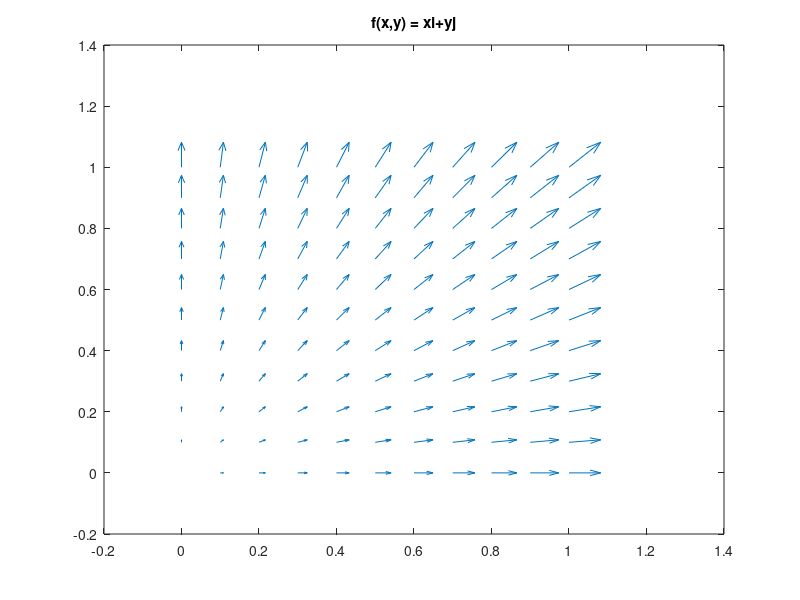
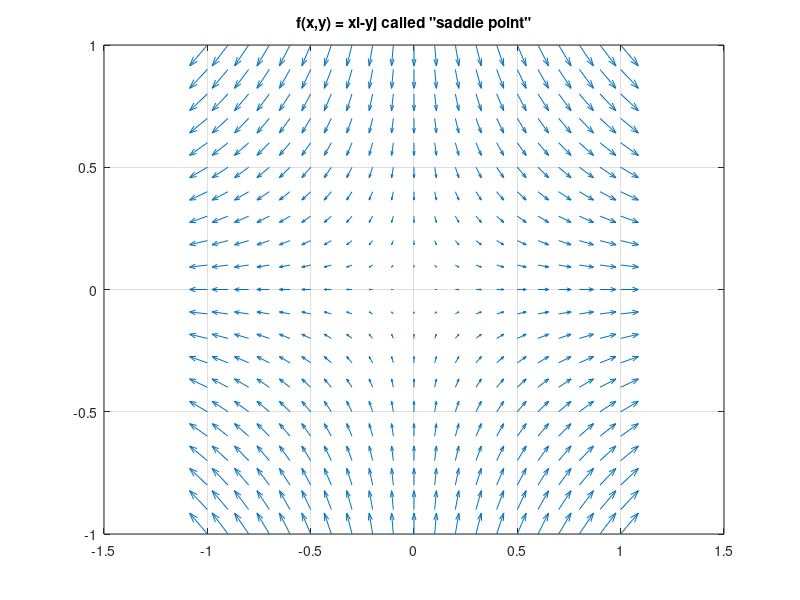
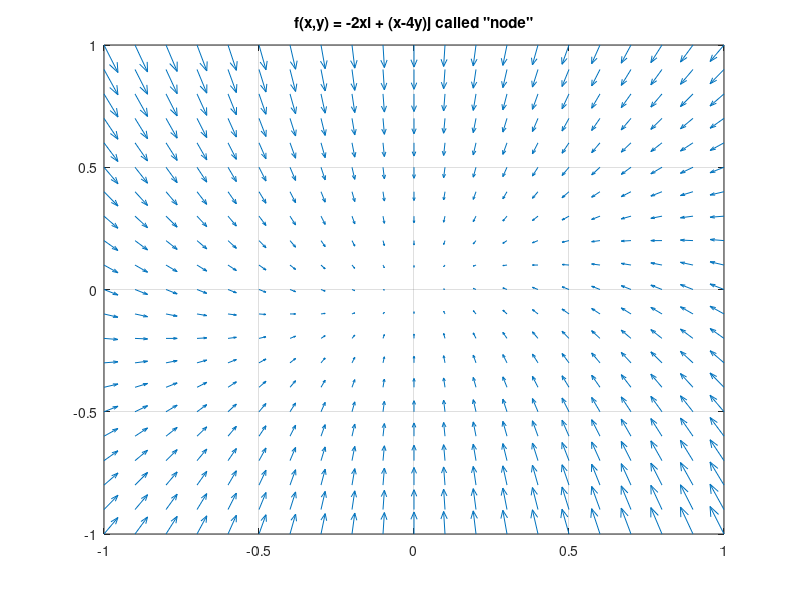
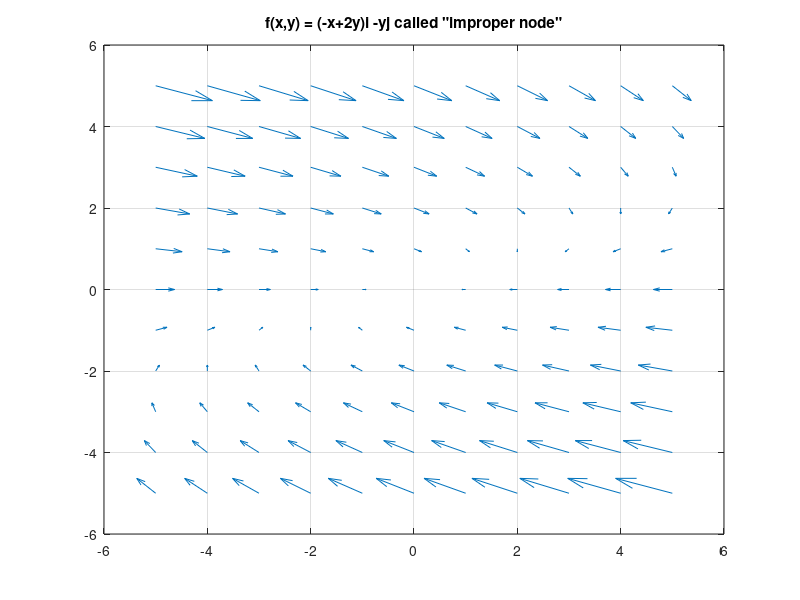

Recreate these plots in MATLAB, in order.
clear all;
close all;

x = 0:0.1:1;
y = 0:0.1:1;
z = 0:0.1:2;
[X,Y] = meshgrid(x,y);
quiver(x, y, X, Y);
title("f(x,y) = xi+yj");

x = -1:0.1:1;
y = -1:0.1:1;
x2 = x;
y2 = -y;
[X2, Y2] = meshgrid(x2,y2);
figure(2);
quiver(x, y, X2, Y2); grid on
title("f(x,y) = xi-yj called \"saddle point\"");


x = -1:0.1:1;
y = -1:0.1:1;
[x3, y3] = meshgrid(x, y);
X3 = -2*x3;
Y3 = x3-4*y3;
figure(3);
quiver(x, y, X3, Y3); grid on;
title("f(x,y) = -2xi + (x-4y)j called \"node\"");


x = -5:1:5;
y = -5:1:5;
[x4, y4] = meshgrid(x, y);
%X4 = 3*y4;
%Y4 = -x4;
X4 = -x4+2*y4;
Y4 = -y4;
figure(4);
quiver(x, y, X4, Y4); grid on;
title("f(x,y) = (-x+2y)i -yj called \"improper node\"");

x = -5:1:5;
y = -5:1:5;
[x5, y5] = meshgrid(x, y);
X5 = 3*y4;
Y5 = -x4;
figure(5);
quiver(x, y, X5, Y5); grid on;
title("f(x,y) = 3yi -xj called \"center\"");